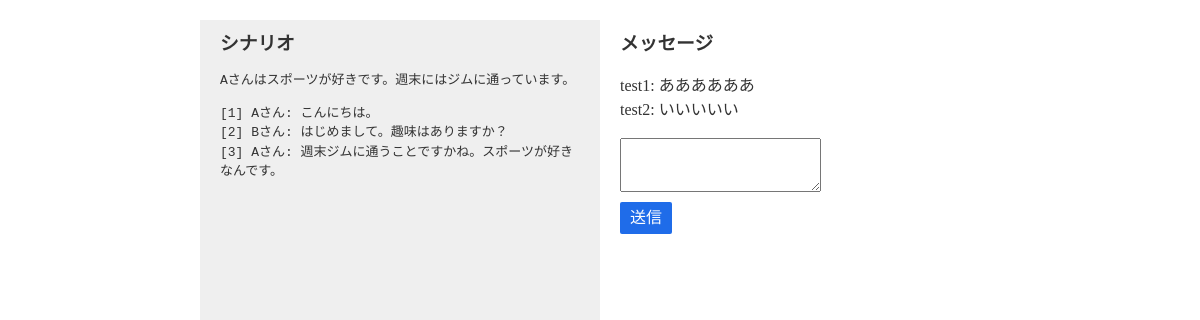
Screenshot of /rooms/cd7eaef7ef31434fac91789ff1616770 (signed in) with the database file from the repository.
### flaskr/models/scenario.py (models this page shows, shortened)
class Scenario(db.Model):
    __tablename__ = "scenarios"
    id    = db.Column("id",    db.Integer,      primary_key=True)
    title = db.Column("title", db.String(100),  nullable=False, unique=True)
    text  = db.Column("text",  db.String(5000), nullable=False)

### flaskr/models/message.py (models this page shows, shortened)
class Message(db.Model):
    __tablename__ = "messages"
    id      = db.Column("id",       db.Integer,     primary_key=True)
    text    = db.Column("status",   db.String(100), nullable=False)
    room_id = db.Column("room_id",  db.Integer, db.ForeignKey("rooms.id"), nullable=False)
    user_id = db.Column("user_id",  db.Integer, db.ForeignKey("users.id"), nullable=False)

### flaskr/models/user.py (models this page shows, shortened)
class User(db.Model):
    __tablename__ = "users"
    id        = db.Column("id",       db.Integer,     primary_key=True)
    name      = db.Column("name",     db.String(100), nullable=False, unique=True)
    role      = db.Column("role",     db.Enum(Role),  nullable=False,              default=Role.NORMAL.name)
    _password = db.Column("password", db.String(100), nullable=False)
    messages  = db.relationship("Message", backref="user", lazy=True)
    def _get_password(self):
        return self._password
    def _set_password(self, password):
        password = self.validate_password("password", password)
        if password:
            password = password.strip()
        self._password = generate_password_hash(password)
    password_descriptor = property(_get_password, _set_password)
    password = synonym("_password", descriptor=password_descriptor)
    def is_admin(self):
        return self.role == Role.ADMIN

### flaskr/views/rooms.py (the view)
@bp.route("/<string:hash_id>", methods=["GET"])
@login_required
def show(hash_id):
    room = get_room_from_hash_id(hash_id)
    if room is None:
        abort(404)
    try:
        if g.user.is_admin():
            scenarios = room.scenarios
            return render_template("rooms/show.html", room=room, scenarios=scenarios)
        room.join_user(g.user)
        scenario = room.fetch_scenario_of(g.user)
        return render_template("rooms/show.html", room=room, scenarios=[scenario])
    except Exception as error:
        flash(error.args[0])
    return redirect(url_for("rooms.index"))

### flaskr/views/__init__.py (called while the page is built)
def login_required(f):
    @wraps(f)
    def decorated_view(*args, **kwargs):
        if g.user is None:
            return redirect(url_for("auth.login", next=request.path))
        return f(*args, **kwargs)
    return decorated_view

def load_user():
    user_id = session.get("user_id")
    if user_id is None:
        g.user = None
    else:
        g.user = User.query.get(session["user_id"])

### flaskr/views/rooms.py (called while the page is built)
def get_room_from_hash_id(hash_id):
    room_list = Room.query.filter_by(hash_id=hash_id).all()
    if len(room_list) == 0:
        return None
    return room_list[0]

### flaskr/templates/rooms/show.html (shortened to what this page needs)
{% extends "layout_simple.html" %}
{% block body %}
  <div class="flex">
    <div class="scenario_area">
      <h3>シナリオ</h3>
      {% for scenario in scenarios %}
        <pre>{{ scenario.text }}</pre>
      {% endfor %}
    </div>
    <div class="message_area">
      <h3>メッセージ</h3>
      <ol id="messageList">
        {% for message in room.messages %}
          <li>
            <div class="message">
              {{ message.user.name }}: {{ message.text }}
            </div>
          </li>
        {% endfor %}
      </ol>
      <form action="" method="" id="form">
        <div class="form_horizontal">
          <textarea type="text" id="text" name="text" /></textarea>
        </div>
        <div class="form_horizontal">
          <input type=submit value={{ '送信' }} class="button">
        </div>
      </form>
    </div>
  </div>
{% endblock %}

### flaskr/static/style.css (style rules this page uses)
:root { --color--white: #FFFFFF; --color--black: #333333; --color--gray: #EFEFEF; --color--green: #2FB76A; --color--blue: #1F6CE9; --color--lightblue: #66CDEF; --color--darkblue: #1B59BE; --color--red: #F33A3A; --color--darkred: #BE1414; --coloralpha--black: #3333332F; }
*, *::before, *::after { box-sizing: border-box; }
body { color: var(--color--black); }
pre { white-space: pre-wrap; }
.flex { display: flex; }
.form_horizontal { display: flex; margin: 10px auto; }
.form_horizontal > * { margin-right: 10px; }
.button { -webkit-appearance: button; -moz-appearance: button; appearance: button; text-decoration: none; color: initial; cursor: pointer; padding: 4px 10px; background: var(--color--blue); color: var(--color--white); border: 0; border-radius: 2px; }
.scenario_area { flex: 1; background: var(--color--gray); padding: 10px 20px; height: calc(100vh - 40px); }
.message_area { flex: 1; background: var(--color--white); padding: 10px 20px; height: calc(100vh - 40px); }
.message_area ol { list-style: none; padding: 0; }

### rows the page displays
Scenario: text "Aさんはスポーツが好きです。週末にはジムに通っています。"
Scenario: text "[1] Aさん: こんにちは。 [2] Bさん: はじめまして。趣味はありますか？ [3] Aさん: 週末ジムに通うことですかね。スポーツが好きなんです。"
Message: user.name "test1", text "ああああああ"
Message: user.name "test2", text "いいいいい"
